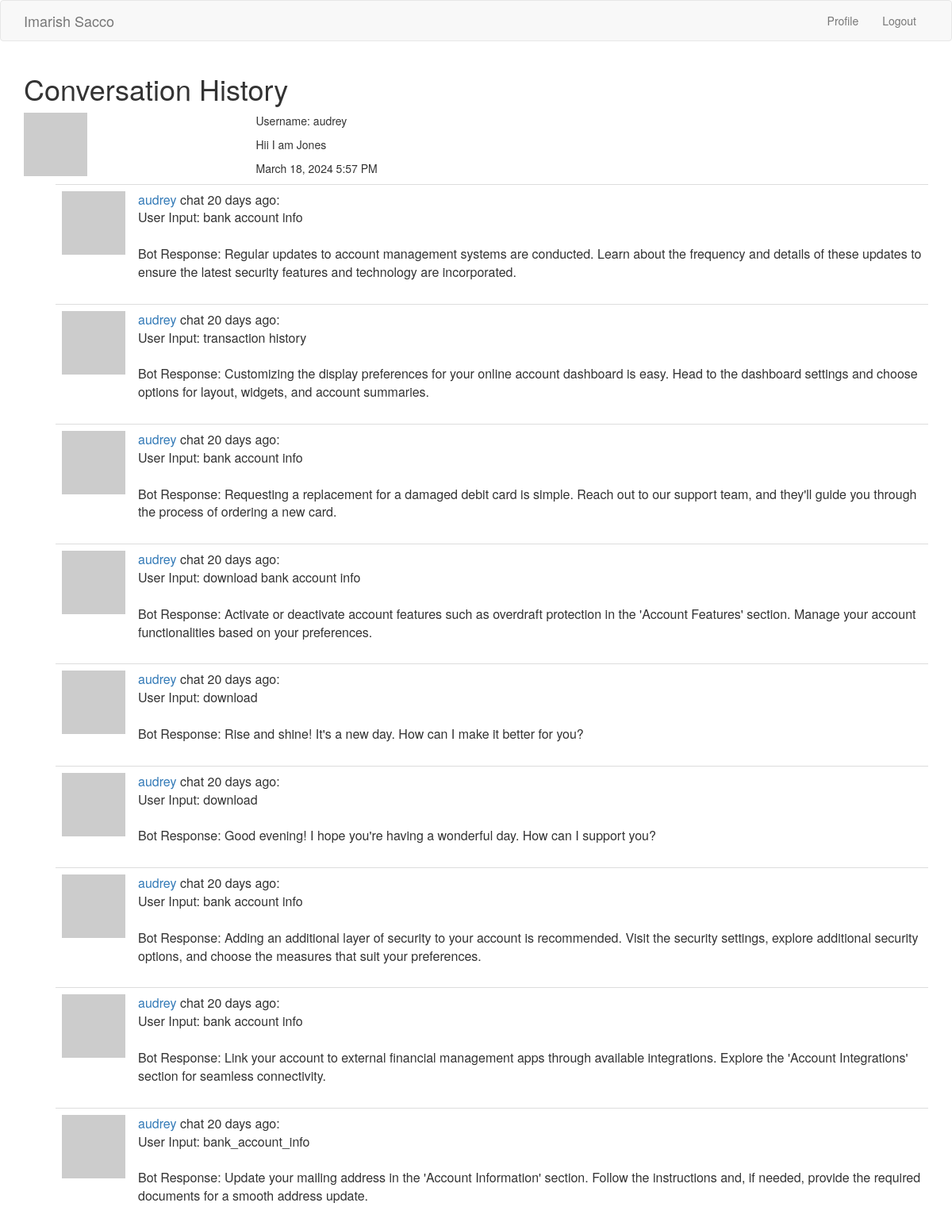
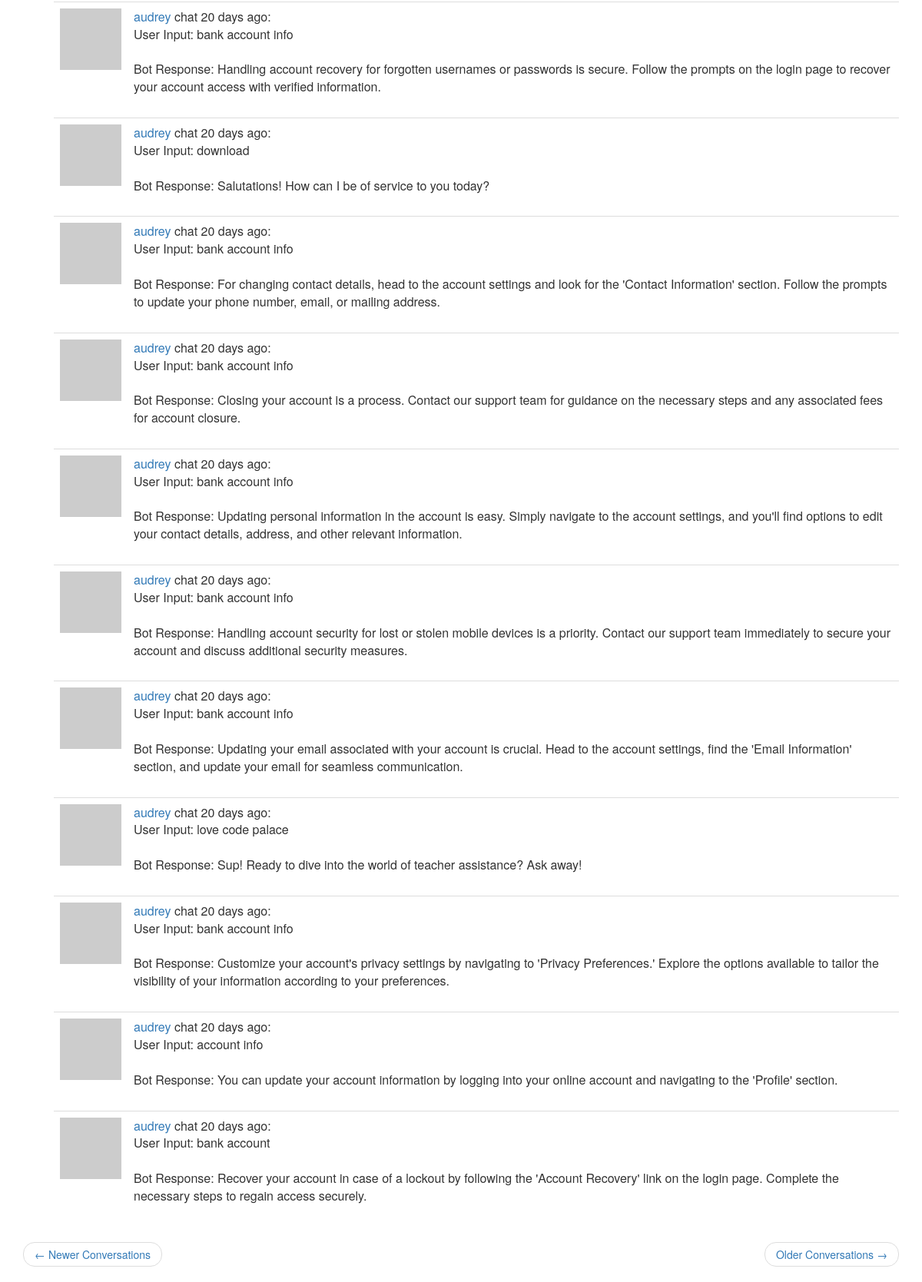
/user/audrey?page=2 (signed in), run on the app's committed database (2 pictures, top to bottom).
### home/models.py (models this page shows, shortened)
class User(UserMixin, db.Model):
    __tablename__ = 'users'
    id = db.Column(db.Integer, primary_key=True)
    username = db.Column(db.String(64), index=True, unique=True)
    email = db.Column(db.String(64), index=True, unique=True)
    password_hash = db.Column(db.String(128))
    about_me = db.Column(db.String(120))
    last_seen = db.Column(db.DateTime, default=datetime.utcnow)
    conversation = db.relationship('Conversation', backref='author', lazy='dynamic')
    bank_account = db.relationship('BankAccount', uselist=False)
    def avatar(self, size):
        digest = md5(self.email.lower().encode('utf-8')).hexdigest()
        return f'https://www.gravatar.com/avatar/{digest}?d=identicon&s={size}'

class Conversation(db.Model):
    __tablename__ = 'conversation'
    id = db.Column(db.Integer, primary_key=True)
    timestamp = db.Column(db.DateTime, default=datetime.utcnow)
    user_input = db.Column(db.String(1000))
    bot_response = db.Column(db.String(1000))
    user_id = db.Column(db.Integer, db.ForeignKey('users.id'))
    def __repr__(self):
        return f"<Conversation {self.id}>"

### home/routes.py (the view)
@app.route('/user/<username>')
@login_required
def user(username):
    user = User.query.filter_by(username=username).first_or_404()
    page = request.args.get('page', 1, type=int)
    conversation_pagination = user.conversation.order_by(Conversation.timestamp.desc()).paginate(
        page=page, per_page=app.config['CONVERSATIONS_PER_PAGE'], error_out=False)
    conversations = conversation_pagination.items
    print(conversations)
    next_url = url_for('user', username=username, page=conversation_pagination.next_num) \
        if conversation_pagination.has_next else None
    prev_url = url_for('chatbot', username=username, page=conversation_pagination.prev_num) \
        if conversation_pagination.has_prev else None
    return render_template(
        'user.html',
        title='Conversation History',
        username=username,
        user=user,
        next_url=next_url,
        prev_url=prev_url,
        conversations=conversations
    )

### home/routes.py (called while the page is built)
@login.user_loader
def load_user(user_id):
    return User.query.get(int(user_id))

@app.before_request
def before_request():
    if current_user.is_authenticated:
        current_user.last_seen = datetime.utcnow()
        db.session.commit()

### home/session_tracker.py (called while the page is built)
@app.before_request
def before_request():
    if 'user_id' in session:
        session.permanent = True

### home/templates/user.html (shortened to what this page needs)
{% extends 'base.html' %}
{% block app_context %}
<div class="row">
    <div class="col-md-12">
        <h1>{{ title }}</h1>
    </div>
</div>
<div class="row">
    <div class="col-sm-3 text-center">
        <p>
            <img src="{{ user.avatar(70) }}" alt="Avatar" class="img-responsive">
        </p>
    </div>
    <div class="col-sm-9">
        <p>
            Username: {{ user.username }}
        </p>
        {% if user.about_me %}
        <p>
            <span>
                {{ user.about_me }}
            </span>
        </p>
        {% endif %}
        <p>
            <span>
                {{ moment(user.last_seen).format('LLL') }}
            </span>
        </p>
    </div>
</div>
<div class="row">
    <div class="col-sm-12">
        <ul>
            {% for conversation in conversations %}
            {% include 'conversation_history.html'%}
            {% endfor %}
        </ul>
    </div>
</div>
<nav aria-label="...">
    <ul class="pager">
        <li class="previous{% if not prev_url %} disabled{% endif %}">
            <a href="{{ prev_url or '#' }}">
                <span aria-hidden="true">&larr;</span> Newer Conversations
            </a>
        </li>
        <li class="next{% if not next_url %} disabled{% endif %}">
            <a href="{{ next_url or '#' }}">
                Older Conversations <span aria-hidden="true">&rarr;</span>
            </a>
        </li>
    </ul>
</nav>
{% endblock %}

### home/templates/conversation_history.html
<table class="table table-hover">
    <tr valign='top'>
        <td width='70px'>
            <img src=" {{ conversation.author.avatar(36) }} ">
        </td>
        <td>
            <span class="user_popup">
                <a href="{{ url_for('user', username=conversation.author.username) }}">
                    {{ conversation.author.username }}
                </a>
            </span>
            chat
            <span>
            {{ moment(conversation.timestamp).fromNow() }}:
            </span><br>
            <span style="display:left">
                User Input: {{ conversation.user_input }} <br><br>
            </span>
            <span>
                Bot Response: {{ conversation.bot_response }}
            </span>
        </td>
    </tr>
</table>

### data on the page
User: username "audrey", about_me "Hii I am Jones", last_seen "March 18, 2024 5:57 PM"
Conversation: author.username "audrey", timestamp "20 days ago", user_input "bank account info", bot_response "Regular updates to account management systems are conducted. Learn about the frequency and details of these updates to ensure the latest security features and technology are incorporated."
Conversation: author.username "audrey", timestamp "20 days ago", user_input "transaction history", bot_response "Customizing the display preferences for your online account dashboard is easy. Head to the dashboard settings and choose options for layout, widgets, and account summaries."
Conversation: author.username "audrey", timestamp "20 days ago", user_input "bank account info", bot_response "Requesting a replacement for a damaged debit card is simple. Reach out to our support team, and they'll guide you through the process of ordering a new card."
Conversation: author.username "audrey", timestamp "20 days ago", user_input "download bank account info", bot_response "Activate or deactivate account features such as overdraft protection in the 'Account Features' section. Manage your account functionalities based on your preferences."
Conversation: author.username "audrey", timestamp "20 days ago", user_input "download", bot_response "Rise and shine! It's a new day. How can I make it better for you?"
Conversation: author.username "audrey", timestamp "20 days ago", user_input "download", bot_response "Good evening! I hope you're having a wonderful day. How can I support you?"
Conversation: author.username "audrey", timestamp "20 days ago", user_input "bank account info", bot_response "Adding an additional layer of security to your account is recommended. Visit the security settings, explore additional security options, and choose the measures that suit your preferences."
Conversation: author.username "audrey", timestamp "20 days ago", user_input "bank account info", bot_response "Link your account to external financial management apps through available integrations. Explore the 'Account Integrations' section for seamless connectivity."
Conversation: author.username "audrey", timestamp "20 days ago", user_input "bank_account_info", bot_response "Update your mailing address in the 'Account Information' section. Follow the instructions and, if needed, provide the required documents for a smooth address update."
Conversation: author.username "audrey", timestamp "20 days ago", user_input "bank account info", bot_response "Handling account recovery for forgotten usernames or passwords is secure. Follow the prompts on the login page to recover your account access with verified information."
Conversation: author.username "audrey", timestamp "20 days ago", user_input "download", bot_response "Salutations! How can I be of service to you today?"
Conversation: author.username "audrey", timestamp "20 days ago", user_input "bank account info", bot_response "For changing contact details, head to the account settings and look for the 'Contact Information' section. Follow the prompts to update your phone number, email, or mailing address."
Conversation: author.username "audrey", timestamp "20 days ago", user_input "bank account info", bot_response "Closing your account is a process. Contact our support team for guidance on the necessary steps and any associated fees for account closure."
Conversation: author.username "audrey", timestamp "20 days ago", user_input "bank account info", bot_response "Updating personal information in the account is easy. Simply navigate to the account settings, and you'll find options to edit your contact details, address, and other relevant information."
Conversation: author.username "audrey", timestamp "20 days ago", user_input "bank account info", bot_response "Handling account security for lost or stolen mobile devices is a priority. Contact our support team immediately to secure your account and discuss additional security measures."
Conversation: author.username "audrey", timestamp "20 days ago", user_input "bank account info", bot_response "Updating your email associated with your account is crucial. Head to the account settings, find the 'Email Information' section, and update your email for seamless communication."
Conversation: author.username "audrey", timestamp "20 days ago", user_input "love code palace", bot_response "Sup! Ready to dive into the world of teacher assistance? Ask away!"
Conversation: author.username "audrey", timestamp "20 days ago", user_input "bank account info", bot_response "Customize your account's privacy settings by navigating to 'Privacy Preferences.' Explore the options available to tailor the visibility of your information according to your preferences."
Conversation: author.username "audrey", timestamp "20 days ago", user_input "account info", bot_response "You can update your account information by logging into your online account and navigating to the 'Profile' section."
Conversation: author.username "audrey", timestamp "20 days ago", user_input "bank account", bot_response "Recover your account in case of a lockout by following the 'Account Recovery' link on the login page. Complete the necessary steps to regain access securely."

### other printed values
{{ title }} "Conversation History"
